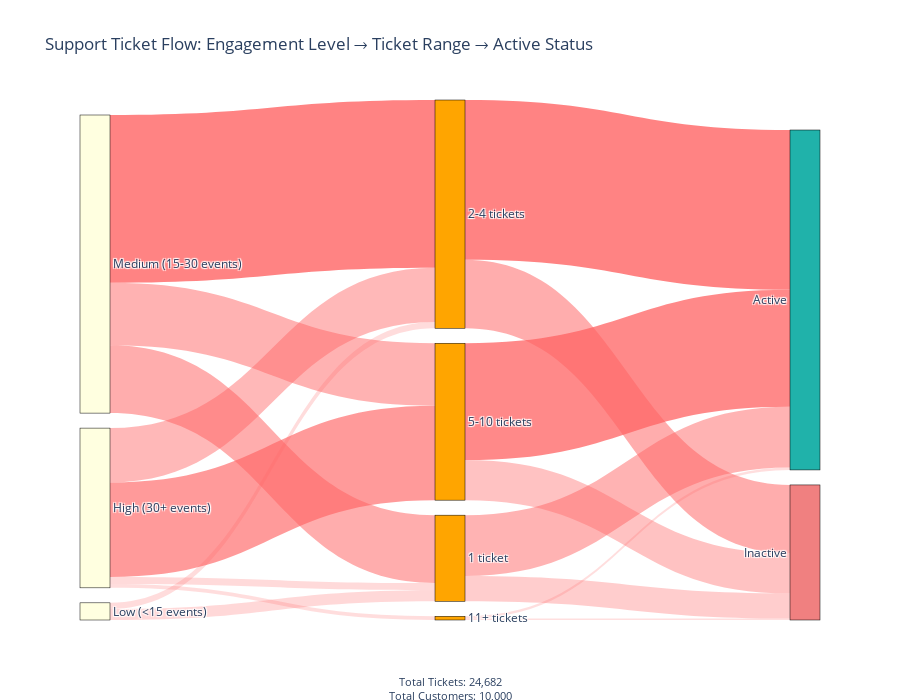

This figure's notebook cell:
### Code cell
# NOTE: This Sankey diagram has been combined with the previous one
# See cell above for the combined flow: Size → Plan → ARR Group → Events → Tickets → Active Status

# Ensure required columns exist
if 'engagement_level' not in joined_df.columns:
    joined_df['engagement_level'] = pd.cut(
        joined_df['total_events'],
        bins=[-1, 15, 30, float('inf')],
        labels=['Low (<15 events)', 'Medium (15-30 events)', 'High (30+ events)']
    )

if 'active_status' not in joined_df.columns:
    joined_df['active_status'] = joined_df['is_active'].map({True: 'Active', False: 'Inactive', 1: 'Active', 0: 'Inactive'})
    joined_df['active_status'] = joined_df['active_status'].fillna('Unknown')

# Create ticket range groups based on support_tickets_last_90d
# Ranges: 0, 1, 2-4, 5-10, 11+
joined_df['ticket_range'] = pd.cut(
    joined_df['support_tickets_last_90d'],
    bins=[-1, 0, 1, 4, 10, float('inf')],
    labels=['0 tickets', '1 ticket', '2-4 tickets', '5-10 tickets', '11+ tickets'],
    include_lowest=True
)

# Prepare data - convert categoricals to strings
df_support = joined_df.dropna(subset=['engagement_level', 'ticket_range', 'active_status', 'support_tickets_last_90d']).copy()
for col in ['engagement_level', 'ticket_range', 'active_status']:
    df_support[col] = df_support[col].astype(str)

# Build nodes
node_labels = []

# Level 1: Engagement Levels
engagement_nodes = sorted([str(x) for x in df_support['engagement_level'].unique()])
node_labels.extend(engagement_nodes)

# Level 2: Ticket Ranges
ticket_range_nodes = sorted([str(x) for x in df_support['ticket_range'].unique()])
node_labels.extend(ticket_range_nodes)

# Level 3: Active Status
status_nodes = sorted([str(x) for x in df_support['active_status'].unique()])
node_labels.extend(status_nodes)

# Create node index mapping
node_dict = {str(label): idx for idx, label in enumerate(node_labels)}

# Build links
sources = []
targets = []
values = []
link_labels = []

# Flow 1: Engagement Level → Ticket Range
flow1 = df_support.groupby(['engagement_level', 'ticket_range'], observed=True).agg({
    'support_tickets_last_90d': 'sum',
    'user_id': 'count',
    'annual_revenue': 'sum'
}).reset_index()

for _, row in flow1.iterrows():
    sources.append(node_dict[str(row['engagement_level'])])
    targets.append(node_dict[str(row['ticket_range'])])
    values.append(row['support_tickets_last_90d'])
    link_labels.append(
        f"{row['support_tickets_last_90d']:.0f} tickets, "
        f"{row['user_id']} users, "
        f"${row['annual_revenue']:,.0f} ARR"
    )

# Flow 2: Ticket Range → Active Status
flow2 = df_support.groupby(['ticket_range', 'active_status'], observed=True).agg({
    'support_tickets_last_90d': 'sum',
    'user_id': 'count',
    'annual_revenue': 'sum'
}).reset_index()

for _, row in flow2.iterrows():
    sources.append(node_dict[str(row['ticket_range'])])
    targets.append(node_dict[str(row['active_status'])])
    values.append(row['support_tickets_last_90d'])
    link_labels.append(
        f"{row['support_tickets_last_90d']:.0f} tickets, "
        f"{row['user_id']} users, "
        f"${row['annual_revenue']:,.0f} ARR"
    )

# Create Sankey diagram
fig = go.Figure(data=[go.Sankey(
    node=dict(
        pad=15,
        thickness=30,
        line=dict(color="black", width=0.5),
        label=node_labels,
        color=['lightyellow' if 'events' in str(n) else
               'orange' if 'ticket' in str(n) else
               'lightcoral' if str(n) == 'Inactive' else
               'lightseagreen'
               for n in node_labels]
    ),
    link=dict(
        source=sources,
        target=targets,
        value=values,
        label=link_labels,
        # Color links based on ticket volume intensity
        color=[f'rgba(255, 100, 100, {min(0.8, v/max(values) * 0.8 + 0.2)})' for v in values]
    )
)])

fig.update_layout(
    title="Support Ticket Flow: Engagement Level → Ticket Range → Active Status",
    font=dict(size=12),
    height=700,
    annotations=[
        dict(
            text=f"Total Tickets: {sum(values):,.0f}<br>"
                 f"Total Customers: {df_support['user_id'].nunique():,}",
            showarrow=False,
            xref="paper", yref="paper",
            x=0.5, y=-0.1,
            xanchor="center", yanchor="top",
            font=dict(size=11)
        )
    ]
)

fig.show()

print("\n" + "="*80)
print("SUPPORT TICKET FLOW ANALYSIS")
print("="*80)
print(f"Total support tickets (last 90 days): {sum(values):,.0f}")
print(f"Average tickets per customer: {sum(values) / df_support['user_id'].nunique():.2f}")
print(f"\nFlow shows:")
print("  • Engagement Level (yellow) → Ticket Range (orange) → Active Status (green=Active, coral=Inactive)")
print("  • Flow thickness = number of support tickets")
print("  • Hover to see ticket count, customer count, and ARR")
print("\n" + "="*80)
print("SUMMARY BY ENGAGEMENT LEVEL:")
print("="*80)
support_by_engagement = df_support.groupby('engagement_level')['support_tickets_last_90d'].agg(['sum', 'mean', 'count']).round(1)
support_by_engagement.columns = ['Total Tickets', 'Avg per Customer', 'Customer Count']
print(support_by_engagement)
print("\n" + "="*80)
print("SUMMARY BY TICKET RANGE:")
print("="*80)
support_by_range = df_support.groupby('ticket_range')['support_tickets_last_90d'].agg(['sum', 'mean', 'count']).round(1)
support_by_range.columns = ['Total Tickets', 'Avg per Customer', 'Customer Count']
support_by_range = support_by_range.sort_index()
print(support_by_range)
print("\n" + "="*80)
print("SUMMARY BY ACTIVE STATUS:")
print("="*80)
support_by_status = df_support.groupby('active_status')['support_tickets_last_90d'].agg(['sum', 'mean', 'count']).round(1)
support_by_status.columns = ['Total Tickets', 'Avg per Customer', 'Customer Count']
print(support_by_status)

### Figure 1 — Plotly figure (JSON) as saved in the notebook; plotly's stock layout.template omitted (floating-point values rounded to 4 significant figures)
{"data": [{"link": {"color": ["rgba(255, 100, 100, 0.2)", "rgba(255, 100, 100, 0.23432767324460763)", "rgba(255, 100, 100, 0.21780633318035797)", "rgba(255, 100, 100, 0.45920146856356125)", "rgba(255, 100, 100, 0.6504818724185406)", "rgba(255, 100, 100, 0.2)", "rgba(255, 100, 100, 0.2525011473152823)", "rgba(255, 100, 100, 0.22937127122533274)", "rgba(255, 100, 100, 0.2)", "rgba(255, 100, 100, 0.5238182652592933)", "rgba(255, 100, 100, 0.8)", "rgba(255, 100, 100, 0.4979348324919688)", "rgba(255, 100, 100, 0.2)", "rgba(255, 100, 100, 0.2)", "rgba(255, 100, 100, 0.4905920146856356)", "rgba(255, 100, 100, 0.32005507113354753)", "rgba(255, 100, 100, 0.2111977971546581)", "rgba(255, 100, 100, 0.20660853602569987)", "rgba(255, 100, 100, 0.8)", "rgba(255, 100, 100, 0.5262046810463515)", "rgba(255, 100, 100, 0.7571363010555301)", "rgba(255, 100, 100, 0.39128040385497936)"], "label": ["0 tickets, 285 users, $3,065,953 ARR", "187 tickets, 187 users, $1,896,563 ARR", "97 tickets, 8 users, $108,643 ARR", "1412 tickets, 475 users, $3,871,770 ARR", "2454 tickets, 382 users, $3,297,949 ARR", "0 tickets, 972 users, $595,361 ARR", "286 tickets, 286 users, $161,784 ARR", "160 tickets, 71 users, $72,813 ARR", "0 tickets, 3638 users, $9,078,365 ARR", "1764 tickets, 1764 users, $3,962,506 ARR", "4358 tickets, 1636 users, $3,878,177 ARR", "1623 tickets, 296 users, $703,112 ARR", "0 tickets, 3428 users, $9,712,692 ARR", "0 tickets, 1467 users, $3,026,987 ARR", "1583 tickets, 1583 users, $4,568,336 ARR", "654 tickets, 654 users, $1,452,517 ARR", "61 tickets, 5 users, $80,959 ARR", "36 tickets, 3 users, $27,683 ARR", "4153 tickets, 1525 users, $5,858,310 ARR", "1777 tickets, 657 users, $1,964,451 ARR", "3035 tickets, 500 users, $3,096,815 ARR", "1042 tickets, 178 users, $904,246 ARR"], "source": [0, 0, 0, 0, 0, 1, 1, 1, 2, 2, 2, 2, 3, 3, 4, 4, 5, 5, 6, 6, 7, 7], "target": [3, 4, 5, 6, 7, 3, 4, 6, 3, 4, 6, 7, 8, 9, 8, 9, 8, 9, 8, 9, 8, 9], "value": [0, 187, 97, 1412, 2454, 0, 286, 160, 0, 1764, 4358, 1623, 0, 0, 1583, 654, 61, 36, 4153, 1777, 3035, 1042]}, "node": {"color": ["lightyellow", "lightyellow", "lightyellow", "orange", "orange", "orange", "orange", "orange", "lightseagreen", "lightcoral"], "label": ["High (30+ events)", "Low (<15 events)", "Medium (15-30 events)", "0 tickets", "1 ticket", "11+ tickets", "2-4 tickets", "5-10 tickets", "Active", "Inactive"], "line": {"color": "black", "width": 0.5}, "pad": 15, "thickness": 30}, "type": "sankey"}], "layout": {"annotations": [{"font": {"size": 11}, "showarrow": false, "text": "Total Tickets: 24,682<br>Total Customers: 10,000", "x": 0.5, "xanchor": "center", "xref": "paper", "y": -0.1, "yanchor": "top", "yref": "paper"}], "font": {"size": 12}, "height": 700, "title": {"text": "Support Ticket Flow: Engagement Level → Ticket Range → Active Status"}}}
